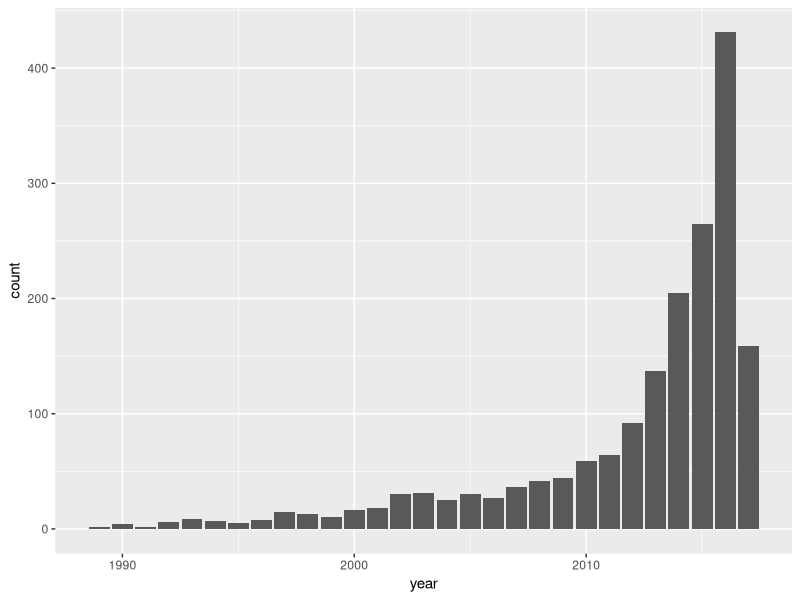

This chart was generated by the following R code:
library(dplyr)
library(ggplot2)

dat1 <- read.csv("./data/digital_PCR_result.csv", skip = 1, header = FALSE) 

year1 <- as.numeric(sapply(strsplit(as.character(dat1[[5]][dat1[[1]] != "Title"]), " "), last))
title1 <- as.character(dat1[[1]][dat1[[1]] != "Title"])

dat2 <- read.csv("./data/dpcR_result.csv", skip = 1, header = FALSE) 

year2 <- as.numeric(sapply(strsplit(as.character(dat2[[5]][dat2[[1]] != "Title"]), " "), last))
title2 <- as.character(dat2[[1]][dat2[[1]] != "Title"])

data.frame(title = c(title1, title2), year = c(year1, year2)) %>% 
  filter(!duplicated(.)) %>% 
  ggplot(aes(x = year)) +
  geom_bar()


tmp <- data.frame(title = c(title1, title2), year = c(year1, year2))
